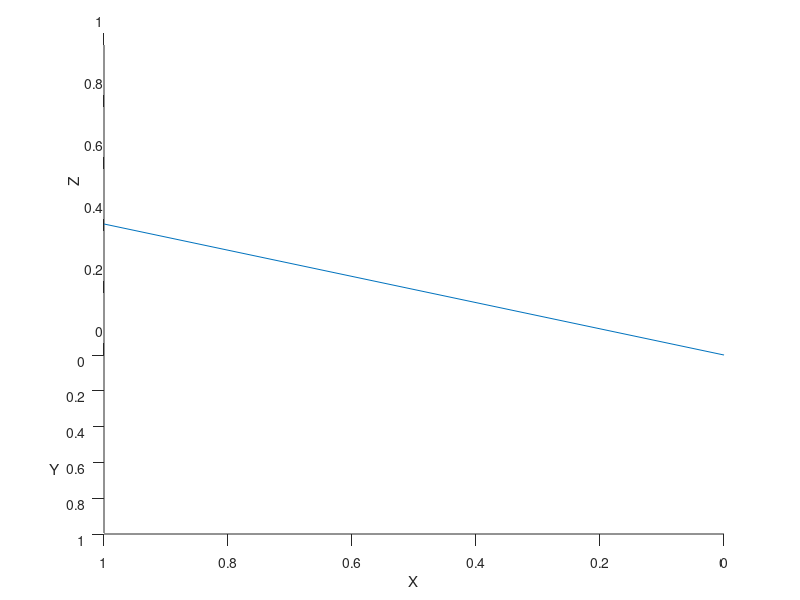

The MATLAB script that drew this image: (Note: this script raises an error after producing the figure.)
%=============================================================================
% Copyright (c) 2026-present Allan CORNET (Nelson)
%=============================================================================
% This file is part of Nelson.
%=============================================================================
% LICENCE_BLOCK_BEGIN
% SPDX-License-Identifier: LGPL-3.0-or-later
% LICENCE_BLOCK_END
%=============================================================================
% <--ADV-CLI MODE-->
%=============================================================================
% Axis labels re-derive their Rotation and alignment from the View (auto
% RotationMode semantics). Expected values below cover automatic behavior
% across view(2), view(3) and several azimuths.
%=============================================================================
f = figure('Visible', 'off');
plot3([0 1], [0 1], [0 1]);
ax = gca();
xlabel(ax, 'X');
ylabel(ax, 'Y');
zlabel(ax, 'Z');
%=============================================================================
view(ax, 180, 30);
drawnow();
assert_axis_label_orientation(ax, 'XLabel', 0, 'right', 'top');
assert_axis_label_orientation(ax, 'YLabel', 90, 'center', 'top');
%=============================================================================
